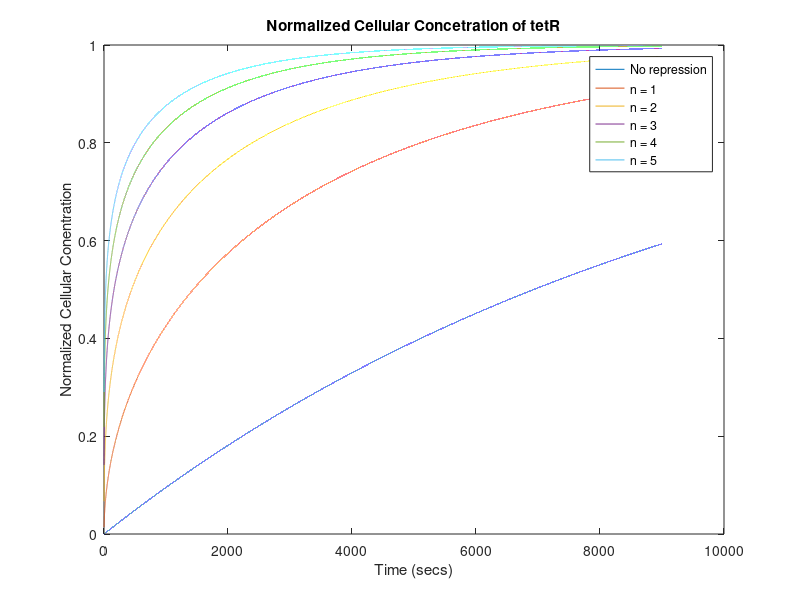
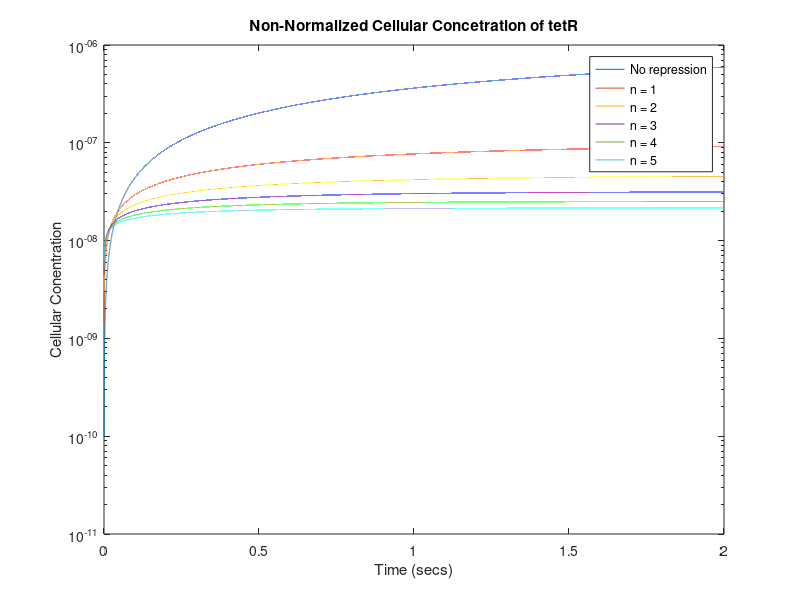

Here is the MATLAB script that generated these plots, in order:
% BMEN 6003: Computational Modeling of Physiologic Systems
% Tetracycline repressor (tetR) Autoregulatory Circuit
% Lisa Torres

clc;
clear all;
close all;

alpha = 10^-4; % 1/s
beta = 100*10^-12; % pmol/s
tau = 75*60; % 75 mins to s
k = 10*10^-9; % nmol
t = 1:0.1:2*tau; % s

% coopertivity, 0 being no repression and 5 being the max value
n = 0:5;

% normalized concentration = concentration / steady state concentration
x_norm = zeros(length(n),length(t));

for n = 0:5
    x_norm(n+1,:) = (1 - exp(-alpha*(n + 1)*t)).^(1/(n + 1)); 
end

figure(1)
plot(t,x_norm(1,:),t,x_norm(2,:),t,x_norm(3,:),t,x_norm(4,:)...
    ,t,x_norm(5,:),t,x_norm(6,:));
title('Normalized Cellular Concetration of tetR')
legend('No repression','n = 1','n = 2','n = 3','n = 4','n = 5')
xlabel('Time (secs)')
ylabel('Normalized Cellular Conentration')

x_non = zeros(length(n),length(t));

for n = 0:5
    x_st = ((beta*k^n)/alpha).^(1/(n+1));
    x_norm = (1 - exp(-alpha*(n + 1)*t)).^(1/(n + 1)); 
    
    x_non(n+1,:) = x_norm*x_st;
end

figure(2)
semilogy(t/tau,x_non(1,:),t/tau,x_non(2,:),t/tau,x_non(3,:),...
    t/tau,x_non(4,:),t/tau,x_non(5,:),t/tau,x_non(6,:));

legend('No repression','n = 1','n = 2','n = 3','n = 4','n = 5')
title('Non-Normalized Cellular Concetration of tetR')
xlabel('Time (secs)')
ylabel('Cellular Conentration')